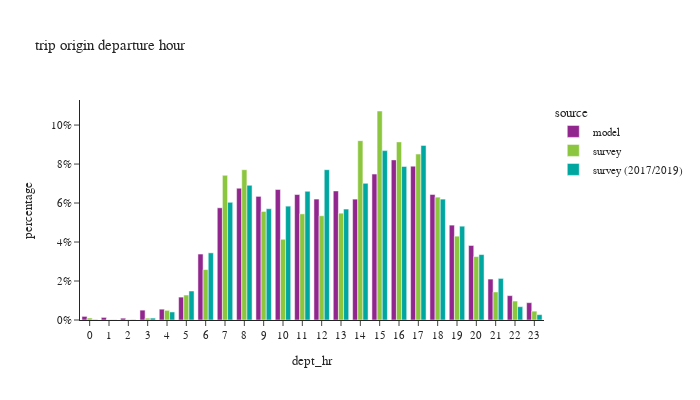

Notebook source saved alongside this figure:
### Code cell
df_plot = df_trip.groupby(['dept_hr','source'])['trexpfac'].agg(sample_count='size', trexpfac='sum').reset_index()
df_plot['percentage'] = df_plot.groupby(['source'], group_keys=False)['trexpfac']. \
    apply(lambda x: x / float(x.sum()))

fig = px.bar(df_plot, x="dept_hr", y="percentage", color="source",
             barmode="group",title="trip origin departure hour",
             hover_data=['trexpfac','sample_count'])
fig.update_layout(height=400, width=700, font=dict(size=11),
                  xaxis = dict(dtick = 1, categoryorder='category ascending'),
                  yaxis=dict(tickformat=".0%"))
fig.show()

### Figure 1 — Plotly figure (JSON) as saved in the notebook; plotly's stock layout.template omitted (floating-point values rounded to 4 significant figures)
{"data": [{"alignmentgroup": "True", "customdata": [[29320.0, 29320.0], [21010.0, 21010.0], [14850.0, 14850.0], [80000.0, 80000.0], [87750.0, 87750.0], [185700.0, 185700.0], [534700.0, 534700.0], [909600.0, 909600.0], [1069000.0, 1069000.0], [1002000.0, 1002000.0], [1058000.0, 1058000.0], [1017000.0, 1017000.0], [980400.0, 980400.0], [1046000.0, 1046000.0], [979900.0, 979900.0], [1183000.0, 1183000.0], [1298000.0, 1298000.0], [1247000.0, 1247000.0], [1018000.0, 1018000.0], [769200.0, 769200.0], [604100.0, 604100.0], [331800.0, 331800.0], [197500.0, 197500.0], [140600.0, 140600.0]], "hovertemplate": "source=model<br>dept_hr=%{x}<br>percentage=%{y}<br>trexpfac=%{customdata[0]}<br>sample_count=%{customdata[1]}<extra></extra>", "legendgroup": "model", "marker": {"color": "#91268F", "pattern": {"shape": ""}}, "name": "model", "offsetgroup": "model", "orientation": "v", "showlegend": true, "textposition": "auto", "type": "bar", "x": [0, 1, 2, 3, 4, 5, 6, 7, 8, 9, 10, 11, 12, 13, 14, 15, 16, 17, 18, 19, 20, 21, 22, 23], "xaxis": "x", "y": [0.001855, 0.001329, 0.0009395, 0.005062, 0.005552, 0.01175, 0.03383, 0.05755, 0.06761, 0.06341, 0.06693, 0.06436, 0.06203, 0.0662, 0.062, 0.07485, 0.08214, 0.07893, 0.06439, 0.04867, 0.03822, 0.02099, 0.0125, 0.008893], "yaxis": "y"}, {"alignmentgroup": "True", "customdata": [[14160.0, 37.0], [1901.0, 10.0], [2284.0, 18.0], [13390.0, 31.0], [68940.0, 82.0], [178200.0, 214.0], [359700.0, 676.0], [1032000.0, 1625.0], [1072000.0, 1961.0], [774200.0, 1565.0], [575800.0, 1583.0], [756900.0, 1781.0], [743500.0, 1915.0], [761800.0, 1816.0], [1279000.0, 2135.0], [1491000.0, 2486.0], [1270000.0, 2478.0], [1183000.0, 2609.0], [876200.0, 2047.0], [597800.0, 1460.0], [452200.0, 1035.0], [200100.0, 623.0], [135200.0, 276.0], [63200.0, 133.0]], "hovertemplate": "source=survey<br>dept_hr=%{x}<br>percentage=%{y}<br>trexpfac=%{customdata[0]}<br>sample_count=%{customdata[1]}<extra></extra>", "legendgroup": "survey", "marker": {"color": "#8CC63E", "pattern": {"shape": ""}}, "name": "survey", "offsetgroup": "survey", "orientation": "v", "showlegend": true, "textposition": "auto", "type": "bar", "x": [0, 1, 2, 3, 4, 5, 6, 7, 8, 9, 10, 11, 12, 13, 14, 15, 16, 17, 18, 19, 20, 21, 22, 23], "xaxis": "x", "y": [0.001019, 0.0001367, 0.0001643, 0.0009632, 0.004959, 0.01282, 0.02587, 0.07422, 0.0771, 0.05569, 0.04142, 0.05444, 0.05348, 0.0548, 0.09201, 0.1072, 0.09137, 0.08512, 0.06302, 0.043, 0.03253, 0.0144, 0.009724, 0.004546], "yaxis": "y"}, {"alignmentgroup": "True", "customdata": [[3623.0, 37.0], [1556.0, 10.0], [2729.0, 15.0], [15170.0, 54.0], [63510.0, 218.0], [228700.0, 708.0], [530100.0, 2086.0], [929200.0, 4369.0], [1063000.0, 4773.0], [878700.0, 3513.0], [898800.0, 3020.0], [1016000.0, 3534.0], [1187000.0, 4303.0], [875900.0, 3789.0], [1079000.0, 3845.0], [1337000.0, 4753.0], [1212000.0, 5744.0], [1378000.0, 6566.0], [954300.0, 5132.0], [740700.0, 3761.0], [516700.0, 2662.0], [328400.0, 1622.0], [105300.0, 682.0], [42390.0, 268.0]], "hovertemplate": "source=survey (2017/2019)<br>dept_hr=%{x}<br>percentage=%{y}<br>trexpfac=%{customdata[0]}<br>sample_count=%{customdata[1]}<extra></extra>", "legendgroup": "survey (2017/2019)", "marker": {"color": "#00A7A0", "pattern": {"shape": ""}}, "name": "survey (2017/2019)", "offsetgroup": "survey (2017/2019)", "orientation": "v", "showlegend": true, "textposition": "auto", "type": "bar", "x": [0, 1, 2, 3, 4, 5, 6, 7, 8, 9, 10, 11, 12, 13, 14, 15, 16, 17, 18, 19, 20, 21, 22, 23], "xaxis": "x", "y": [0.0002354, 0.0001011, 0.0001773, 0.0009859, 0.004127, 0.01486, 0.03445, 0.06038, 0.0691, 0.0571, 0.05841, 0.06602, 0.07711, 0.05692, 0.07011, 0.08689, 0.07878, 0.08958, 0.06202, 0.04813, 0.03358, 0.02134, 0.006841, 0.002755], "yaxis": "y"}], "layout": {"barmode": "group", "font": {"size": 11}, "height": 400, "legend": {"title": {"text": "source"}, "tracegroupgap": 0}, "title": {"text": "trip origin departure hour"}, "width": 700, "xaxis": {"anchor": "y", "categoryorder": "category ascending", "domain": [0.0, 1.0], "dtick": 1, "title": {"text": "dept_hr"}}, "yaxis": {"anchor": "x", "domain": [0.0, 1.0], "tickformat": ".0%", "title": {"text": "percentage"}}}}
